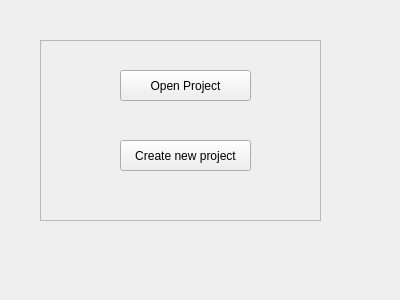
<?xml version="1.0" encoding="UTF-8"?>
<ui version="4.0">
 <class>Form</class>
 <widget class="QWidget" name="Form">
  <property name="geometry">
   <rect>
    <x>0</x>
    <y>0</y>
    <width>400</width>
    <height>300</height>
   </rect>
  </property>
  <property name="windowTitle">
   <string>Form</string>
  </property>
  <widget class="QFrame" name="frame">
   <property name="geometry">
    <rect>
     <x>40</x>
     <y>40</y>
     <width>281</width>
     <height>181</height>
    </rect>
   </property>
   <property name="frameShape">
    <enum>QFrame::StyledPanel</enum>
   </property>
   <property name="frameShadow">
    <enum>QFrame::Raised</enum>
   </property>
   <widget class="QPushButton" name="pushButton">
    <property name="geometry">
     <rect>
      <x>80</x>
      <y>30</y>
      <width>131</width>
      <height>31</height>
     </rect>
    </property>
    <property name="text">
     <string>Open Project</string>
    </property>
    <property name="icon">
     <iconset resource="icons.qrc">
      <normaloff>:/images/folder.png</normaloff>:/images/folder.png</iconset>
    </property>
   </widget>
   <widget class="QPushButton" name="pushButton_2">
    <property name="geometry">
     <rect>
      <x>80</x>
      <y>100</y>
      <width>131</width>
      <height>31</height>
     </rect>
    </property>
    <property name="text">
     <string>Create new project</string>
    </property>
   </widget>
  </widget>
 </widget>
 <resources>
  <include location="icons.qrc"/>
 </resources>
 <connections/>
</ui>
